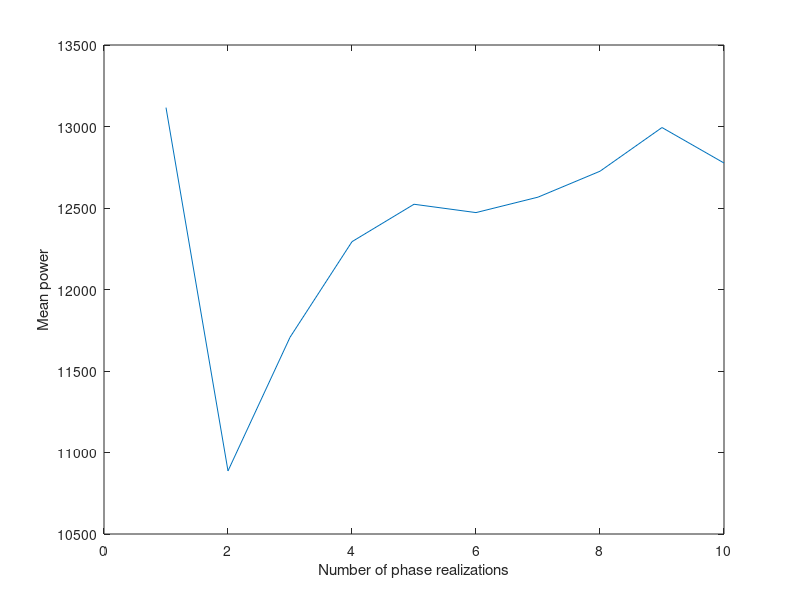

Source code (MATLAB):
% page 43 notebook WecSim results
% see slide 66 and 94 in summer 24 slideshow
powers = [13116 8658 13346 14054 13441 12216 13135 13839 15138 10817];

means = zeros(size(powers));
for i=1:length(powers)
    power_so_far = powers(1:i);
    means(i) = mean(power_so_far);
end

figure
plot(1:length(powers),means)
xlabel('Number of phase realizations')
ylabel('Mean power')
